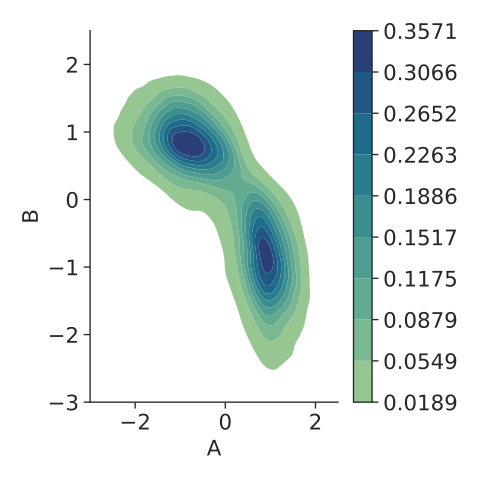

Here is the Python script that generated this plot:
from matplotlib import pyplot as plt
import seaborn as sns
import pandas as pd
import numpy as np
from scipy import stats
from numpy.polynomial.polynomial import polyfit
from math import log

df = pd.read_csv("NORMts.txt")
#df = df.iloc[:200, :]


print(df)

sns.set(rc={'figure.figsize':(10.5,8)})
sns.set_context("paper", rc={"font.weight":'bold',"legend.fontsize":16,"legend.title_fontsize":16,"font.size":16,"axes.titlesize":16,"axes.labelsize":16,"xtick.labelsize":16,"ytick.labelsize":16})
#sns.set_context("paper", rc={"legend.fontsize":12,"font.size":12,"axes.titlesize":12,"axes.labelsize":12,"xtick.labelsize":12,"ytick.labelsize":12})
sns.set_style("ticks")

#dist = list(df["A"]) + list(df["B"] + list(df["C"]))

#sns.displot(x=dist, color="#bd5e57", kind="kde", fill=True)
sns.displot(data=df, x="A", y="B", cmap="crest", cbar=True, kind="kde", fill=True)
plt.ylim(-3, 2.5)
plt.xlim(-3, 2.5)
#sns.regplot(data=df, x="B", y="C", color="#bd5e57")
#sns.countplot(data=df, x="Steady States", order=["10","01","00","11"])
#sns.countplot(data=df, x="Steady States", order=["001","010", "100", "011","101","110","111","000"])
#plt.subplots_adjust(left=0.12, right=0.95, bottom=0.12, top=0.95, hspace=0, wspace=0)
#sns.despine()
plt.tight_layout()
plt.savefig("F1B.svg",dpi=400)
plt.savefig("F1B.png",dpi=400, pad_inches=0)
plt.show()
